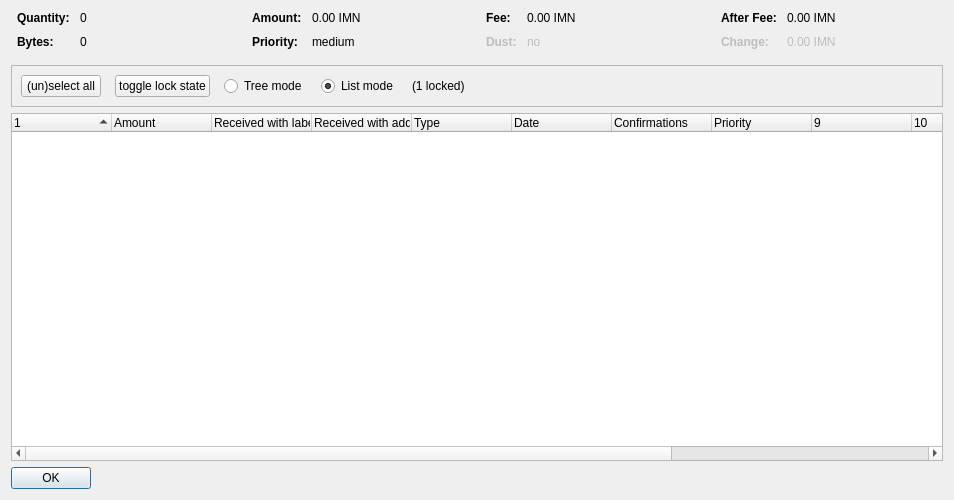
<?xml version="1.0" encoding="UTF-8"?>
<ui version="4.0">
 <class>CoinControlDialog</class>
 <widget class="QDialog" name="CoinControlDialog">
  <property name="geometry">
   <rect>
    <x>0</x>
    <y>0</y>
    <width>954</width>
    <height>500</height>
   </rect>
  </property>
  <property name="windowTitle">
   <string>Coin Selection</string>
  </property>
  <layout class="QVBoxLayout" name="verticalLayout">
   <item>
    <layout class="QHBoxLayout" name="horizontalLayoutTop" stretch="0,0,0,0">
     <property name="topMargin">
      <number>0</number>
     </property>
     <property name="bottomMargin">
      <number>10</number>
     </property>
     <item>
      <layout class="QFormLayout" name="formLayoutCoinControl1">
       <property name="horizontalSpacing">
        <number>10</number>
       </property>
       <property name="verticalSpacing">
        <number>10</number>
       </property>
       <property name="leftMargin">
        <number>6</number>
       </property>
       <property name="rightMargin">
        <number>6</number>
       </property>
       <item row="0" column="0">
        <widget class="QLabel" name="labelCoinControlQuantityText">
         <property name="font">
          <font>
           <weight>75</weight>
           <bold>true</bold>
          </font>
         </property>
         <property name="text">
          <string>Quantity:</string>
         </property>
        </widget>
       </item>
       <item row="0" column="1">
        <widget class="QLabel" name="labelCoinControlQuantity">
         <property name="cursor">
          <cursorShape>IBeamCursor</cursorShape>
         </property>
         <property name="contextMenuPolicy">
          <enum>Qt::ActionsContextMenu</enum>
         </property>
         <property name="text">
          <string notr="true">0</string>
         </property>
         <property name="textInteractionFlags">
          <set>Qt::LinksAccessibleByMouse|Qt::TextSelectableByKeyboard|Qt::TextSelectableByMouse</set>
         </property>
        </widget>
       </item>
       <item row="1" column="0">
        <widget class="QLabel" name="labelCoinControlBytesText">
         <property name="font">
          <font>
           <weight>75</weight>
           <bold>true</bold>
          </font>
         </property>
         <property name="text">
          <string>Bytes:</string>
         </property>
        </widget>
       </item>
       <item row="1" column="1">
        <widget class="QLabel" name="labelCoinControlBytes">
         <property name="cursor">
          <cursorShape>IBeamCursor</cursorShape>
         </property>
         <property name="contextMenuPolicy">
          <enum>Qt::ActionsContextMenu</enum>
         </property>
         <property name="text">
          <string notr="true">0</string>
         </property>
         <property name="textInteractionFlags">
          <set>Qt::LinksAccessibleByMouse|Qt::TextSelectableByKeyboard|Qt::TextSelectableByMouse</set>
         </property>
        </widget>
       </item>
      </layout>
     </item>
     <item>
      <layout class="QFormLayout" name="formLayoutCoinControl2">
       <property name="horizontalSpacing">
        <number>10</number>
       </property>
       <property name="verticalSpacing">
        <number>10</number>
       </property>
       <property name="leftMargin">
        <number>6</number>
       </property>
       <property name="rightMargin">
        <number>6</number>
       </property>
       <item row="0" column="0">
        <widget class="QLabel" name="labelCoinControlAmountText">
         <property name="font">
          <font>
           <weight>75</weight>
           <bold>true</bold>
          </font>
         </property>
         <property name="text">
          <string>Amount:</string>
         </property>
        </widget>
       </item>
       <item row="0" column="1">
        <widget class="QLabel" name="labelCoinControlAmount">
         <property name="cursor">
          <cursorShape>IBeamCursor</cursorShape>
         </property>
         <property name="contextMenuPolicy">
          <enum>Qt::ActionsContextMenu</enum>
         </property>
         <property name="text">
          <string notr="true">0.00 IMN</string>
         </property>
         <property name="textInteractionFlags">
          <set>Qt::LinksAccessibleByMouse|Qt::TextSelectableByKeyboard|Qt::TextSelectableByMouse</set>
         </property>
        </widget>
       </item>
       <item row="1" column="0">
        <widget class="QLabel" name="labelCoinControlPriorityText">
         <property name="font">
          <font>
           <weight>75</weight>
           <bold>true</bold>
          </font>
         </property>
         <property name="text">
          <string>Priority:</string>
         </property>
        </widget>
       </item>
       <item row="1" column="1">
        <widget class="QLabel" name="labelCoinControlPriority">
         <property name="cursor">
          <cursorShape>IBeamCursor</cursorShape>
         </property>
         <property name="contextMenuPolicy">
          <enum>Qt::ActionsContextMenu</enum>
         </property>
         <property name="text">
          <string>medium</string>
         </property>
         <property name="textInteractionFlags">
          <set>Qt::LinksAccessibleByMouse|Qt::TextSelectableByKeyboard|Qt::TextSelectableByMouse</set>
         </property>
        </widget>
       </item>
      </layout>
     </item>
     <item>
      <layout class="QFormLayout" name="formLayoutCoinControl3">
       <property name="horizontalSpacing">
        <number>10</number>
       </property>
       <property name="verticalSpacing">
        <number>10</number>
       </property>
       <property name="leftMargin">
        <number>6</number>
       </property>
       <property name="rightMargin">
        <number>6</number>
       </property>
       <item row="0" column="0">
        <widget class="QLabel" name="labelCoinControlFeeText">
         <property name="font">
          <font>
           <weight>75</weight>
           <bold>true</bold>
          </font>
         </property>
         <property name="text">
          <string>Fee:</string>
         </property>
        </widget>
       </item>
       <item row="0" column="1">
        <widget class="QLabel" name="labelCoinControlFee">
         <property name="cursor">
          <cursorShape>IBeamCursor</cursorShape>
         </property>
         <property name="contextMenuPolicy">
          <enum>Qt::ActionsContextMenu</enum>
         </property>
         <property name="text">
          <string notr="true">0.00 IMN</string>
         </property>
         <property name="textInteractionFlags">
          <set>Qt::LinksAccessibleByMouse|Qt::TextSelectableByKeyboard|Qt::TextSelectableByMouse</set>
         </property>
        </widget>
       </item>
       <item row="1" column="0">
        <widget class="QLabel" name="labelCoinControlLowOutputText">
         <property name="enabled">
          <bool>false</bool>
         </property>
         <property name="font">
          <font>
           <weight>75</weight>
           <bold>true</bold>
          </font>
         </property>
         <property name="text">
          <string>Dust:</string>
         </property>
        </widget>
       </item>
       <item row="1" column="1">
        <widget class="QLabel" name="labelCoinControlLowOutput">
         <property name="enabled">
          <bool>false</bool>
         </property>
         <property name="cursor">
          <cursorShape>IBeamCursor</cursorShape>
         </property>
         <property name="contextMenuPolicy">
          <enum>Qt::ActionsContextMenu</enum>
         </property>
         <property name="text">
          <string>no</string>
         </property>
         <property name="textInteractionFlags">
          <set>Qt::LinksAccessibleByMouse|Qt::TextSelectableByKeyboard|Qt::TextSelectableByMouse</set>
         </property>
        </widget>
       </item>
      </layout>
     </item>
     <item>
      <layout class="QFormLayout" name="formLayoutCoinControl4">
       <property name="horizontalSpacing">
        <number>10</number>
       </property>
       <property name="verticalSpacing">
        <number>10</number>
       </property>
       <property name="leftMargin">
        <number>6</number>
       </property>
       <property name="rightMargin">
        <number>6</number>
       </property>
       <item row="0" column="0">
        <widget class="QLabel" name="labelCoinControlAfterFeeText">
         <property name="font">
          <font>
           <weight>75</weight>
           <bold>true</bold>
          </font>
         </property>
         <property name="text">
          <string>After Fee:</string>
         </property>
        </widget>
       </item>
       <item row="0" column="1">
        <widget class="QLabel" name="labelCoinControlAfterFee">
         <property name="cursor">
          <cursorShape>IBeamCursor</cursorShape>
         </property>
         <property name="contextMenuPolicy">
          <enum>Qt::ActionsContextMenu</enum>
         </property>
         <property name="text">
          <string notr="true">0.00 IMN</string>
         </property>
         <property name="textInteractionFlags">
          <set>Qt::LinksAccessibleByMouse|Qt::TextSelectableByKeyboard|Qt::TextSelectableByMouse</set>
         </property>
        </widget>
       </item>
       <item row="1" column="0">
        <widget class="QLabel" name="labelCoinControlChangeText">
         <property name="enabled">
          <bool>false</bool>
         </property>
         <property name="font">
          <font>
           <weight>75</weight>
           <bold>true</bold>
          </font>
         </property>
         <property name="text">
          <string>Change:</string>
         </property>
        </widget>
       </item>
       <item row="1" column="1">
        <widget class="QLabel" name="labelCoinControlChange">
         <property name="enabled">
          <bool>false</bool>
         </property>
         <property name="cursor">
          <cursorShape>IBeamCursor</cursorShape>
         </property>
         <property name="contextMenuPolicy">
          <enum>Qt::ActionsContextMenu</enum>
         </property>
         <property name="text">
          <string notr="true">0.00 IMN</string>
         </property>
         <property name="textInteractionFlags">
          <set>Qt::LinksAccessibleByMouse|Qt::TextSelectableByKeyboard|Qt::TextSelectableByMouse</set>
         </property>
        </widget>
       </item>
      </layout>
     </item>
    </layout>
   </item>
   <item>
    <widget class="QFrame" name="frame">
     <property name="minimumSize">
      <size>
       <width>0</width>
       <height>40</height>
      </size>
     </property>
     <property name="frameShape">
      <enum>QFrame::StyledPanel</enum>
     </property>
     <property name="frameShadow">
      <enum>QFrame::Sunken</enum>
     </property>
     <layout class="QHBoxLayout" name="horizontalLayout">
      <item>
       <layout class="QHBoxLayout" name="horizontalLayoutPanel" stretch="0,0,0,0,0,0">
        <property name="spacing">
         <number>14</number>
        </property>
        <item>
         <widget class="QPushButton" name="pushButtonSelectAll">
          <property name="sizePolicy">
           <sizepolicy hsizetype="Maximum" vsizetype="Fixed">
            <horstretch>0</horstretch>
            <verstretch>0</verstretch>
           </sizepolicy>
          </property>
          <property name="text">
           <string>(un)select all</string>
          </property>
          <property name="autoDefault">
           <bool>false</bool>
          </property>
         </widget>
        </item>
        <item>
         <widget class="QPushButton" name="pushButtonToggleLock">
          <property name="sizePolicy">
           <sizepolicy hsizetype="Maximum" vsizetype="Fixed">
            <horstretch>0</horstretch>
            <verstretch>0</verstretch>
           </sizepolicy>
          </property>
          <property name="text">
           <string>toggle lock state</string>
          </property>
          <property name="autoDefault">
           <bool>false</bool>
          </property>
         </widget>
        </item>
        <item>
         <widget class="QRadioButton" name="radioTreeMode">
          <property name="sizePolicy">
           <sizepolicy hsizetype="Maximum" vsizetype="Fixed">
            <horstretch>0</horstretch>
            <verstretch>0</verstretch>
           </sizepolicy>
          </property>
          <property name="text">
           <string>Tree mode</string>
          </property>
         </widget>
        </item>
        <item>
         <widget class="QRadioButton" name="radioListMode">
          <property name="sizePolicy">
           <sizepolicy hsizetype="Maximum" vsizetype="Fixed">
            <horstretch>0</horstretch>
            <verstretch>0</verstretch>
           </sizepolicy>
          </property>
          <property name="text">
           <string>List mode</string>
          </property>
          <property name="checked">
           <bool>true</bool>
          </property>
         </widget>
        </item>
        <item>
         <widget class="QLabel" name="labelLocked">
          <property name="text">
           <string>(1 locked)</string>
          </property>
         </widget>
        </item>
        <item>
         <spacer name="horizontalSpacer">
          <property name="orientation">
           <enum>Qt::Horizontal</enum>
          </property>
          <property name="sizeHint" stdset="0">
           <size>
            <width>40</width>
            <height>20</height>
           </size>
          </property>
         </spacer>
        </item>
       </layout>
      </item>
     </layout>
    </widget>
   </item>
   <item>
    <widget class="CoinControlTreeWidget" name="treeWidget">
     <property name="contextMenuPolicy">
      <enum>Qt::CustomContextMenu</enum>
     </property>
     <property name="sortingEnabled">
      <bool>false</bool>
     </property>
     <property name="columnCount">
      <number>13</number>
     </property>
     <attribute name="headerShowSortIndicator" stdset="0">
      <bool>true</bool>
     </attribute>
     <attribute name="headerStretchLastSection">
      <bool>false</bool>
     </attribute>
     <column>
      <property name="text">
       <string/>
      </property>
     </column>
     <column>
      <property name="text">
       <string>Amount</string>
      </property>
     </column>
     <column>
      <property name="text">
       <string>Received with label</string>
      </property>
     </column>
     <column>
      <property name="text">
       <string>Received with address</string>
      </property>
     </column>
     <column>
      <property name="text">
	<string>Type</string>
      </property>
     </column>
     <column>
      <property name="text">	 
       <string>Date</string>
      </property>
     </column>
     <column>
      <property name="text">
       <string>Confirmations</string>
      </property>
      <property name="toolTip">
       <string>Confirmed</string>
      </property>
     </column>
     <column>
      <property name="text">
       <string>Priority</string>
      </property>
     </column>
     <column>
      <property name="text">
       <string/>
      </property>
     </column>
     <column>
      <property name="text">
       <string/>
      </property>
     </column>
     <column>
      <property name="text">
       <string/>
      </property>
     </column>
     <column>
      <property name="text">
       <string/>
      </property>
     </column>
     <column>
      <property name="text">
       <string/>
      </property>
     </column>
    </widget>
   </item>
   <item>
    <widget class="QDialogButtonBox" name="buttonBox">
     <property name="sizePolicy">
      <sizepolicy hsizetype="Maximum" vsizetype="Fixed">
       <horstretch>0</horstretch>
       <verstretch>0</verstretch>
      </sizepolicy>
     </property>
     <property name="orientation">
      <enum>Qt::Horizontal</enum>
     </property>
     <property name="standardButtons">
      <set>QDialogButtonBox::Ok</set>
     </property>
    </widget>
   </item>
  </layout>
 </widget>
 <customwidgets>
  <customwidget>
   <class>CoinControlTreeWidget</class>
   <extends>QTreeWidget</extends>
   <header>coincontroltreewidget.h</header>
  </customwidget>
 </customwidgets>
 <resources/>
 <connections/>
</ui>
